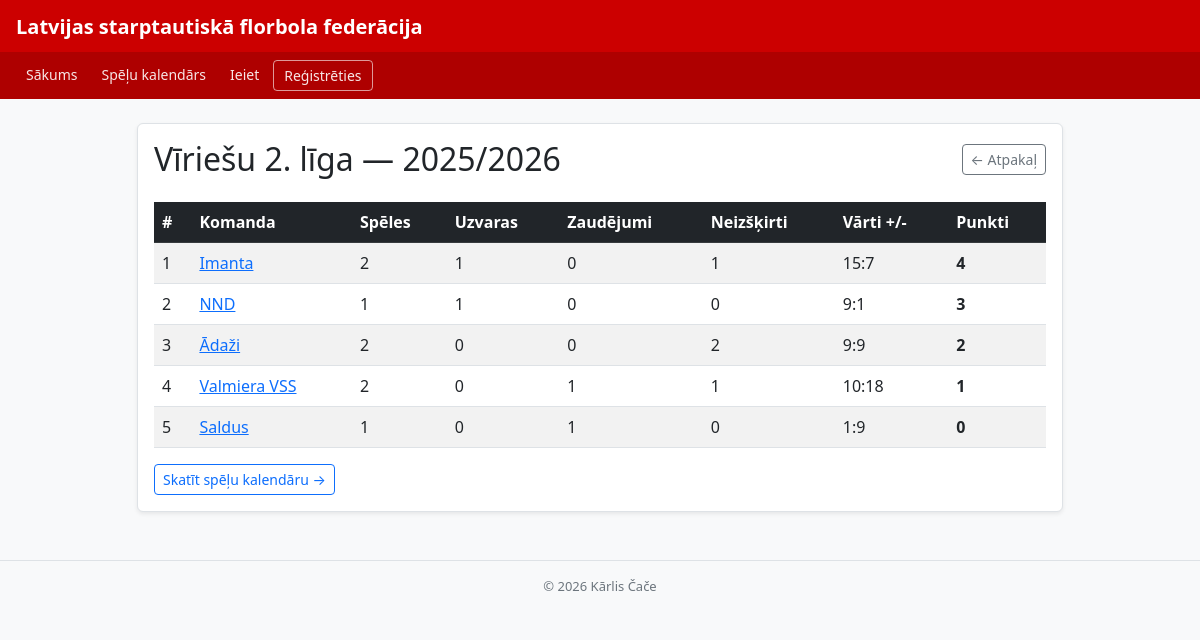
/tabula/3, run on the app's committed database.
### tables this page shows
CREATE TABLE ligas (
            id        INTEGER PRIMARY KEY AUTOINCREMENT,
            nosaukums TEXT NOT NULL,
            sezona    TEXT NOT NULL
        );

CREATE TABLE komandas (
            id        INTEGER PRIMARY KEY AUTOINCREMENT,
            nosaukums TEXT NOT NULL,
            liga_id   INTEGER NOT NULL,
            FOREIGN KEY (liga_id) REFERENCES ligas(id)
        );

### app.py (the view)
@app.route("/tabula/<int:liga_id>")
def tabula(liga_id):
    conn = get_db()
    liga = conn.execute("SELECT * FROM ligas WHERE id = ?", (liga_id,)).fetchone()
    if not liga:
        conn.close()
        flash("Šāda līga neeksistē!", "error")
        return redirect(url_for("sakums"))
    komandas_raw = conn.execute(
        "SELECT * FROM komandas WHERE liga_id = ?", (liga_id,)
    ).fetchall()
    speles = conn.execute(
        "SELECT * FROM speles WHERE liga_id = ?", (liga_id,)
    ).fetchall()
    conn.close()
    stat = {}
    for k in komandas_raw:
        stat[k["id"]] = {
            "id": k["id"], "nosaukums": k["nosaukums"],
            "speles": 0, "uzvaras": 0, "zaudejumi": 0,
            "neizskirts": 0, "guti": 0, "ielaistie": 0, "punkti": 0
        }
    for s in speles:
        majas  = s["majas_komanda_id"]
        viesi  = s["viesi_komanda_id"]
        majas_goli = s["majas_varti"]
        viesi_goli = s["viesi_varti"]
        if majas in stat and viesi in stat:
            stat[majas]["speles"] += 1
            stat[viesi]["speles"] += 1
            stat[majas]["guti"]      += majas_goli
            stat[majas]["ielaistie"] += viesi_goli
            stat[viesi]["guti"]      += viesi_goli
            stat[viesi]["ielaistie"] += majas_goli
            if majas_goli > viesi_goli:
                stat[majas]["uzvaras"]  += 1
                stat[majas]["punkti"]   += 3
                stat[viesi]["zaudejumi"] += 1
            elif viesi_goli > majas_goli:
                stat[viesi]["uzvaras"]  += 1
                stat[viesi]["punkti"]   += 3
                stat[majas]["zaudejumi"] += 1
            else:
                stat[majas]["neizskirts"] += 1
                stat[viesi]["neizskirts"] += 1
                stat[majas]["punkti"] += 1
                stat[viesi]["punkti"] += 1
    top_komandas = sorted(stat.values(), key=lambda x: x["punkti"], reverse=True)
    return render_template("ligas.html", liga=liga, komandas=top_komandas)

### app.py (called while the page is built)
def get_db():
    conn = sqlite3.connect(fails, check_same_thread=False)
    conn.execute("PRAGMA foreign_keys = ON")
    conn.row_factory = sqlite3.Row
    return conn

### templates/ligas.html
{% extends "pamats.html" %}
{% block content %}
<div class="row justify-content-center mt-4">
    <div class="col-md-10">
        <div class="card shadow-sm">
            <div class="card-body">
                <div class="d-flex justify-content-between align-items-center mb-4">
                    <h2 class="mb-0">{{ liga.nosaukums }} &mdash; {{ liga.sezona }}</h2>
                    <a href="/" class="btn btn-outline-secondary btn-sm">&larr; Atpakaļ</a>
                </div>
                {% if komandas %}
                    <table class="table table-striped table-hover">
                        <thead class="table-dark">
                            <tr>
                                <th>#</th>
                                <th>Komanda</th>
                                <th>Spēles</th>
                                <th>Uzvaras</th>
                                <th>Zaudējumi</th>
                                <th>Neizšķirti</th>
                                <th>Vārti +/-</th>
                                <th>Punkti</th>
                            </tr>
                        </thead>
                        <tbody>
                            {% for k in komandas %}
                                <tr>
                                    <td>{{ loop.index }}</td>
                                    <td><a href="/komanda/{{ k.id }}">{{ k.nosaukums }}</a></td>
                                    <td>{{ k.speles }}</td>
                                    <td>{{ k.uzvaras }}</td>
                                    <td>{{ k.zaudejumi }}</td>
                                    <td>{{ k.neizskirts }}</td>
                                    <td>{{ k.guti }}:{{ k.ielaistie }}</td>
                                    <td><strong>{{ k.punkti }}</strong></td>
                                </tr>
                            {% endfor %}
                        </tbody>
                    </table>
                {% else %}
                    <p class="text-muted">Šajā līgā vēl nav komandu.</p>
                {% endif %}
                <div class="mt-3">
                    <a href="/speles/{{ liga.id }}" class="btn btn-outline-primary btn-sm">Skatīt spēļu kalendāru &rarr;</a>
                </div>
            </div>
        </div>
    </div>
</div>
{% endblock %}

### templates/pamats.html (style rules this page uses)
body { background: #f8f9fa; }
.card { border: 1px solid #dee2e6; border-radius: 6px; }

### data on the page
ligas: nosaukums "Vīriešu 2. līga", sezona "2025/2026"
komandas: nosaukums "Imanta", speles "2", uzvaras "1", zaudejumi "0", neizskirts "1", guti "15", ielaistie "7", punkti "4"
komandas: nosaukums "NND", speles "1", uzvaras "1", zaudejumi "0", neizskirts "0", guti "9", ielaistie "1", punkti "3"
komandas: nosaukums "Ādaži", speles "2", uzvaras "0", zaudejumi "0", neizskirts "2", guti "9", ielaistie "9", punkti "2"
komandas: nosaukums "Valmiera VSS", speles "2", uzvaras "0", zaudejumi "1", neizskirts "1", guti "10", ielaistie "18", punkti "1"
komandas: nosaukums "Saldus", speles "1", uzvaras "0", zaudejumi "1", neizskirts "0", guti "1", ielaistie "9", punkti "0"
